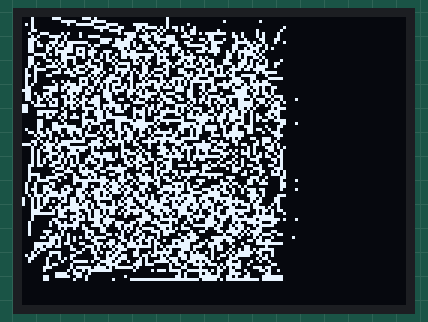
The sketch below on a simulated Arduino Uno, built with avr-gcc and run on an emulated ATmega328P. On the bench: 128×96 one-colour display. Random numbers use the default seed unless the sketch sets one.

Above: at 0.45 s.
At 5.28 s:
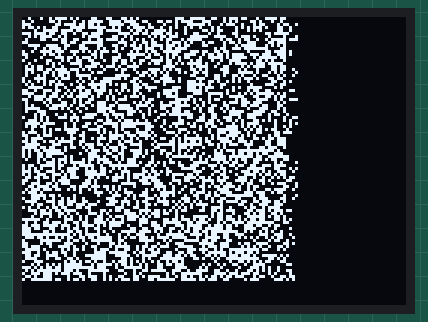
At 10.11 s:
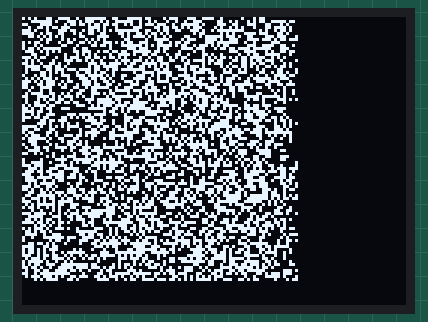
At 20.06 s:
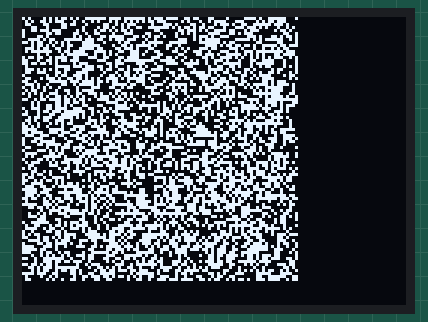
At 30.0 s:
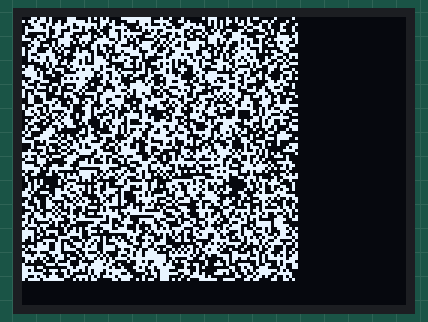
At 39.66 s:
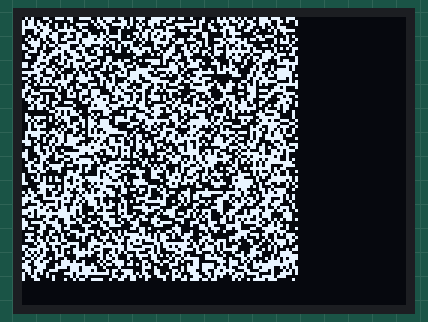

The sketch:

tvout-lines-cols-dots.ino
```cpp
#include <TVout.h>
#include <fontALL.h>

TVout TV;
int i, u, randNumber, randNumber1, randNumber2, randNumber3,randNumber4,randNumber5;

void setup()  {
  TV.begin(NTSC);  //for devices with only 1k sram(m168) use TV.begin(_NTSC,128,56)
  //TV.begin(_NTSC,128,56);
  randomSeed(analogRead(0));

}

void loop() {
  randNumber = random(88);
  randNumber1 = random(88);
    randNumber2 = random(88);
  randNumber3 = random(88);

  randNumber4 = random(88);

  randNumber5 = random(88);
  //TV.draw_line(0,0,11,11,1);

  /*
for (i=0; i < randNumber; i++) {
   //TV.draw_line(0,i,0,88,1);
   TV.draw_line(0,i,0,88,1);
   TV.delay(1);

   TV.draw_line(0,i,0,88,0);
   }
   for (i=randNumber; i > 0; i--) {
   //TV.draw_line(0,i,0,88,1);
   TV.draw_line(0,i,0,88,1);
   TV.delay(1);

   TV.draw_line(0,i,0,88,0);

   }*/

   /*
  for (i=0; i < randNumber; i++) {
    //TV.draw_line(0,i,0,88,1);
    TV.draw_rect(0,0,11,i,1,1);
    TV.delay(1);

    TV.draw_rect(0,0,11,i,0,0);
  }

  for (i=randNumber; i > 0; i--) {
    //TV.draw_line(0,i,0,88,1);
    TV.draw_rect(0,0,11,i,1,1);
    TV.delay(1);

    TV.draw_rect(0,0,11,i,0,0);
  }
 for (i=0; i < randNumber1; i++) {
    //TV.draw_line(0,i,0,88,1);
    TV.draw_rect(12,0,11,i,1,1);
    TV.delay(1);

    TV.draw_rect(12,0,11,i,0,0);
  }

  for (i=randNumber1; i > 0; i--) {
    //TV.draw_line(0,i,0,88,1);
    TV.draw_rect(12,0,11,i,1,1);
    TV.delay(1);

    TV.draw_rect(12,0,11,i,0,0);
  }
*/

     TV.draw_line(randNumber1,randNumber,randNumber2,randNumber3,2);
     TV.draw_line(randNumber,randNumber2,randNumber3,randNumber1,2);
     TV.draw_line(randNumber3,randNumber3,randNumber,randNumber2,2);
     TV.draw_line(randNumber2,randNumber1,randNumber1,randNumber,2);
     TV.set_pixel(randNumber4,randNumber5,2);
     TV.set_pixel(randNumber5,randNumber4,2);

     TV.set_pixel(randNumber+4,randNumber2,2);


        TV.delay(0);

  //TV.clear_screen();
/*
for (i=0; i < 88; i++) {
   //TV.draw_line(0,i,0,88,1);
   TV.draw_line(randNumber1,randNumber,randNumber2,randNumber3,1);
   //TV.draw_line(randNumber1,randNumber,44,44,0);
   TV.delay(666);

   //TV.draw_line(i,i,,88,0);
   }*/

}
```
